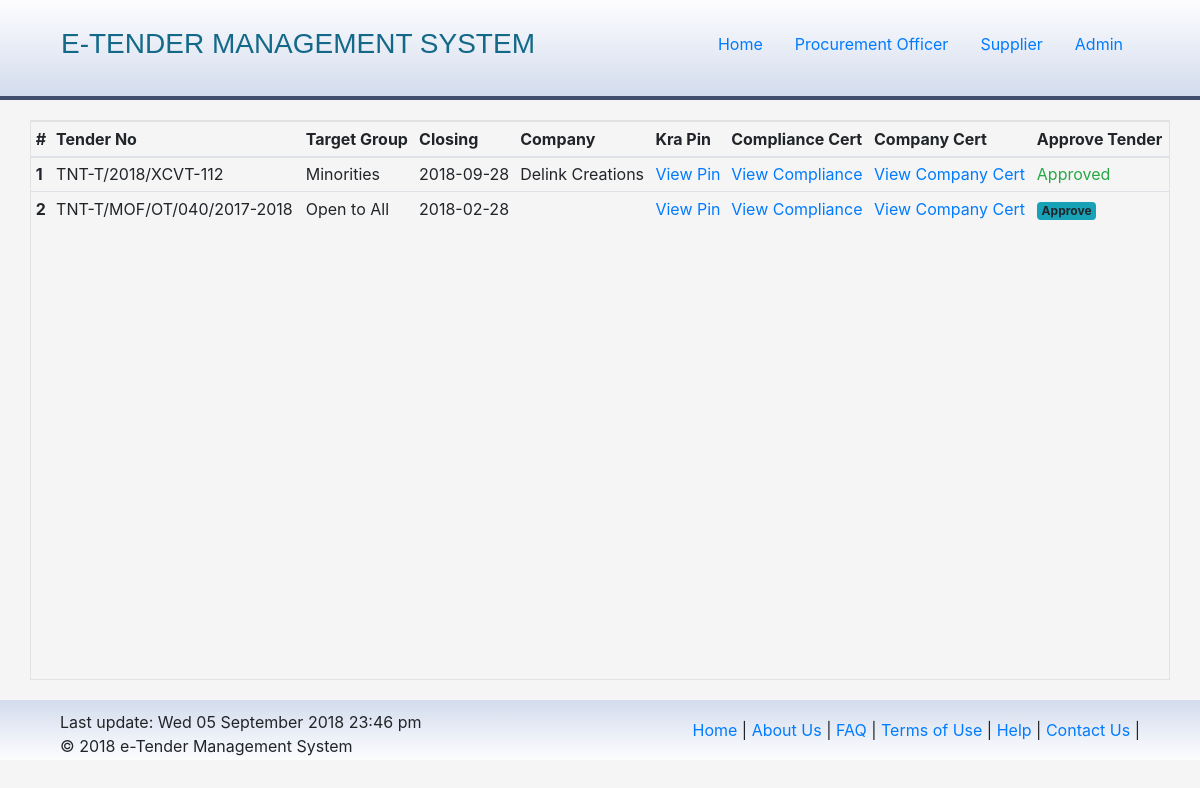
Page /tenderverify.php on the committed database.
### tables this page shows
CREATE TABLE `tenders_applications` (
  `_id` int(11) NOT NULL,
  `company` int(11) NOT NULL,
  `compliance_cert` blob NOT NULL,
  `kra_cert` blob NOT NULL,
  `company_cert` blob NOT NULL,
  `tender` int(11) NOT NULL,
  `approved` tinyint(4) NOT NULL,
  `message` text NOT NULL,
  `added` timestamp NOT NULL DEFAULT CURRENT_TIMESTAMP
);

CREATE TABLE `tenders` (
  `_id` int(11) NOT NULL,
  `tender_number` varchar(100) NOT NULL,
  `tender_cat` varchar(50) NOT NULL,
  `tender_type` varchar(50) NOT NULL,
  `tender_security` varchar(50) NOT NULL DEFAULT '0',
  `tender_closing` varchar(100) NOT NULL,
  `tender_desc` text NOT NULL,
  `added_by` varchar(100) NOT NULL,
  `approved` tinyint(1) NOT NULL DEFAULT '0',
  `tender_bids` int(11) NOT NULL,
  `awarded` tinyint(1) NOT NULL,
  `tender_awarded` varchar(100) DEFAULT NULL,
  `bid_amount` int(11) DEFAULT NULL,
  `expired` tinyint(1) NOT NULL DEFAULT '0',
  `dateadded` timestamp NOT NULL DEFAULT CURRENT_TIMESTAMP
);

CREATE TABLE `suppliers` (
  `_id` int(11) NOT NULL,
  `company_reg` varchar(100) NOT NULL,
  `company_pin` varchar(100) NOT NULL,
  `company_name` varchar(100) NOT NULL,
  `company_phone` varchar(100) NOT NULL,
  `company_email` varchar(100) NOT NULL,
  `company_cat` varchar(50) NOT NULL,
  `supplier_id` varchar(50) NOT NULL,
  `level` varchar(50) NOT NULL,
  `password` varchar(100) NOT NULL,
  `dateadded` timestamp NOT NULL DEFAULT CURRENT_TIMESTAMP
);

### tenderverify.php (the view, shortened to what this page needs)
<?php
  include 'include/head.php';
?>
<div class="container body padding0">
  <table class="table table-sm table-hover table-tenders">
    <thead>
      <tr>
        <th scope="col">#</th>
        <th scope="col">Tender No</th>
        <th scope="col">Target Group</th>
        <th scope="col">Closing</th>
        <th scope="col">Company</th>
        <th scope="col">Kra Pin</th>
        <th scope="col">Compliance Cert</th>
        <th scope="col">Company Cert</th>
        <th scope="col">Approve Tender</th>
      </tr>
    </thead>
    <tbody>
      <?php
        $sql = "SELECT * FROM tenders_applications";
        $query = mysqli_query($db, $sql);
        $count = 0;
        while ($row = mysqli_fetch_assoc($query)) {
          $t_id = $row['tender'];
          $c_id = $row['company'];
          $t_approved = $row['approved'];
          $comp = mysqli_query($db, "SELECT * FROM suppliers WHERE _id='$c_id'");
          $company = mysqli_fetch_assoc($comp);
          $c_name = $company['company_name'];
          $tend = mysqli_query($db, "SELECT * FROM tenders WHERE _id='$t_id'");
          $tender = mysqli_fetch_assoc($tend);
          $t_num = $tender['tender_number'];
          $t_cat = $tender['tender_cat'];
          $t_closing = $tender['tender_closing'];
          $count++;
          switch ($t_cat) {
            case 'm':
              $category = "Minorities";
              break;
            case 'oa':
              $category = "Open to All";
              break;
          }
          if ($t_approved == 1) {
            $btn = "<span class='text-success'>Approved</span>";
          } else if($t_approved > 1) {
            $btn = "<span class='text-danger'>Denied</span>";
          } else {
            $btn = "<a data-toggle='modal' data-target='#approveModal' class='badge badge-info'>Approve</a>";
          }
          echo "
            <tr class='t-row'>
              <th scope='row'>$count</th>
              <td>$t_num</td>
              <td>$category</td>
              <td>$t_closing</td>
              <td>$c_name</td>
              <td><a href='#'>View Pin</a></td>
              <td><a href='#'>View Compliance</a></td>
              <td><a href='#'>View Company Cert</a></td>
              <td>$btn</td>
            </tr>
          ";
        }
      ?>
    </tbody>
  </table>
<?php
  include 'include/footer.php';
?>

### css/styles.css (style rules this page uses)
.padding0 { padding: 0!important; }
body { background: #f5f5f5; height: 100%; }
.body { min-height: 70%; margin: 20px auto; border: 1px solid #e2e2e2; }
table > tbody > tr { cursor: pointer; }

### rows in the picture
tenders_applications: tenders.tender_number "TNT-T/2018/XCVT-112", tenders.tender_cat "Minorities", tenders.tender_closing "2018-09-28", suppliers.company_name "Delink Creations", approved "Approved"
tenders_applications: tenders.tender_number "TNT-T/MOF/OT/040/2017-2018", tenders.tender_cat "Open to All", tenders.tender_closing "2018-02-28", approved "Approve"
